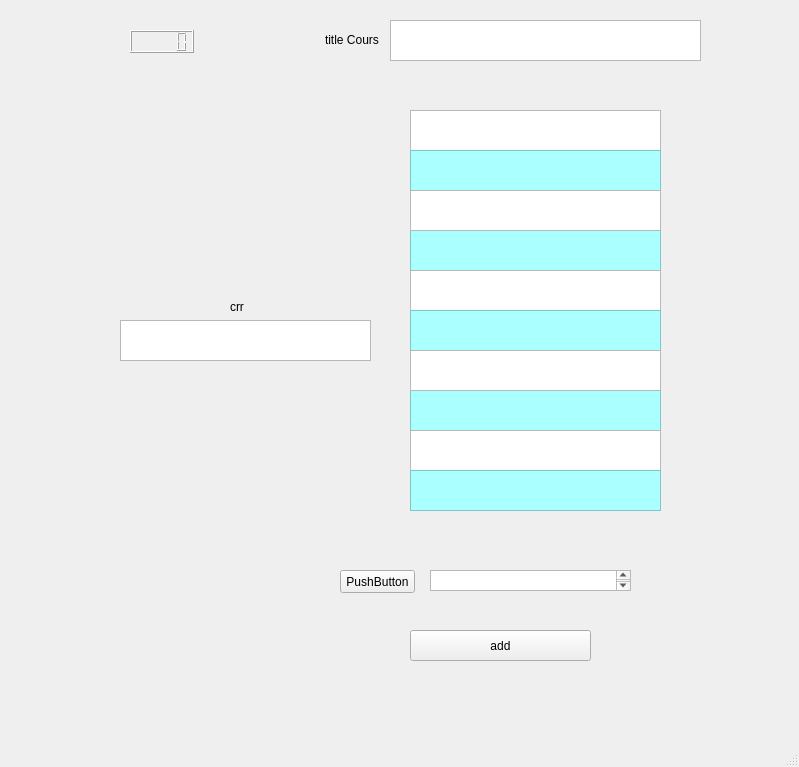
<?xml version="1.0" encoding="UTF-8"?>
<ui version="4.0">
 <class>MainWindow</class>
 <widget class="QMainWindow" name="MainWindow">
  <property name="geometry">
   <rect>
    <x>0</x>
    <y>0</y>
    <width>799</width>
    <height>767</height>
   </rect>
  </property>
  <property name="windowTitle">
   <string>MainWindow</string>
  </property>
  <widget class="QWidget" name="centralwidget">
   <widget class="QPushButton" name="pushButton">
    <property name="geometry">
     <rect>
      <x>410</x>
      <y>630</y>
      <width>181</width>
      <height>31</height>
     </rect>
    </property>
    <property name="text">
     <string>add</string>
    </property>
   </widget>
   <widget class="QTextEdit" name="def11">
    <property name="geometry">
     <rect>
      <x>410</x>
      <y>110</y>
      <width>251</width>
      <height>41</height>
     </rect>
    </property>
   </widget>
   <widget class="QTextEdit" name="eq11">
    <property name="geometry">
     <rect>
      <x>410</x>
      <y>150</y>
      <width>251</width>
      <height>41</height>
     </rect>
    </property>
    <property name="styleSheet">
     <string notr="true">background-color: rgb(170, 255, 255);</string>
    </property>
    <property name="html">
     <string>&lt;!DOCTYPE HTML PUBLIC &quot;-//W3C//DTD HTML 4.0//EN&quot; &quot;http://www.w3.org/TR/REC-html40/strict.dtd&quot;&gt;
&lt;html&gt;&lt;head&gt;&lt;meta name=&quot;qrichtext&quot; content=&quot;1&quot; /&gt;&lt;style type=&quot;text/css&quot;&gt;
p, li { white-space: pre-wrap; }
&lt;/style&gt;&lt;/head&gt;&lt;body style=&quot; font-family:'MS Shell Dlg 2'; font-size:8.25pt; font-weight:400; font-style:normal;&quot;&gt;
&lt;p style=&quot;-qt-paragraph-type:empty; margin-top:0px; margin-bottom:0px; margin-left:0px; margin-right:0px; -qt-block-indent:0; text-indent:0px; font-size:8pt;&quot;&gt;&lt;br /&gt;&lt;/p&gt;&lt;/body&gt;&lt;/html&gt;</string>
    </property>
   </widget>
   <widget class="QTextEdit" name="eq12">
    <property name="geometry">
     <rect>
      <x>410</x>
      <y>230</y>
      <width>251</width>
      <height>41</height>
     </rect>
    </property>
    <property name="styleSheet">
     <string notr="true">background-color: rgb(170, 255, 255);</string>
    </property>
   </widget>
   <widget class="QTextEdit" name="def12">
    <property name="geometry">
     <rect>
      <x>410</x>
      <y>190</y>
      <width>251</width>
      <height>41</height>
     </rect>
    </property>
   </widget>
   <widget class="QTextEdit" name="def13">
    <property name="geometry">
     <rect>
      <x>410</x>
      <y>270</y>
      <width>251</width>
      <height>41</height>
     </rect>
    </property>
   </widget>
   <widget class="QTextEdit" name="eq13">
    <property name="geometry">
     <rect>
      <x>410</x>
      <y>310</y>
      <width>251</width>
      <height>41</height>
     </rect>
    </property>
    <property name="styleSheet">
     <string notr="true">background-color: rgb(170, 255, 255);</string>
    </property>
   </widget>
   <widget class="QTextEdit" name="eq14">
    <property name="geometry">
     <rect>
      <x>410</x>
      <y>390</y>
      <width>251</width>
      <height>41</height>
     </rect>
    </property>
    <property name="styleSheet">
     <string notr="true">background-color: rgb(170, 255, 255);</string>
    </property>
   </widget>
   <widget class="QTextEdit" name="def14">
    <property name="geometry">
     <rect>
      <x>410</x>
      <y>350</y>
      <width>251</width>
      <height>41</height>
     </rect>
    </property>
   </widget>
   <widget class="QTextEdit" name="titre">
    <property name="geometry">
     <rect>
      <x>390</x>
      <y>20</y>
      <width>311</width>
      <height>41</height>
     </rect>
    </property>
   </widget>
   <widget class="QLabel" name="label">
    <property name="geometry">
     <rect>
      <x>325</x>
      <y>30</y>
      <width>61</width>
      <height>20</height>
     </rect>
    </property>
    <property name="text">
     <string>title Cours</string>
    </property>
   </widget>
   <widget class="QTextEdit" name="img1">
    <property name="geometry">
     <rect>
      <x>430</x>
      <y>570</y>
      <width>201</width>
      <height>21</height>
     </rect>
    </property>
   </widget>
   <widget class="QPushButton" name="imgBtn1">
    <property name="geometry">
     <rect>
      <x>340</x>
      <y>570</y>
      <width>75</width>
      <height>23</height>
     </rect>
    </property>
    <property name="text">
     <string>PushButton</string>
    </property>
   </widget>
   <widget class="QTextEdit" name="def15">
    <property name="geometry">
     <rect>
      <x>410</x>
      <y>430</y>
      <width>251</width>
      <height>41</height>
     </rect>
    </property>
   </widget>
   <widget class="QTextEdit" name="eq15">
    <property name="geometry">
     <rect>
      <x>410</x>
      <y>470</y>
      <width>251</width>
      <height>41</height>
     </rect>
    </property>
    <property name="styleSheet">
     <string notr="true">background-color: rgb(170, 255, 255);</string>
    </property>
   </widget>
   <widget class="QLCDNumber" name="lcdNumber">
    <property name="geometry">
     <rect>
      <x>130</x>
      <y>30</y>
      <width>64</width>
      <height>23</height>
     </rect>
    </property>
   </widget>
   <widget class="QTextEdit" name="crr">
    <property name="geometry">
     <rect>
      <x>120</x>
      <y>320</y>
      <width>251</width>
      <height>41</height>
     </rect>
    </property>
   </widget>
   <widget class="QLabel" name="label_4">
    <property name="geometry">
     <rect>
      <x>230</x>
      <y>300</y>
      <width>46</width>
      <height>13</height>
     </rect>
    </property>
    <property name="text">
     <string>crr</string>
    </property>
   </widget>
  </widget>
  <widget class="QMenuBar" name="menubar">
   <property name="geometry">
    <rect>
     <x>0</x>
     <y>0</y>
     <width>799</width>
     <height>21</height>
    </rect>
   </property>
  </widget>
  <widget class="QStatusBar" name="statusbar"/>
 </widget>
 <resources/>
 <connections/>
</ui>
